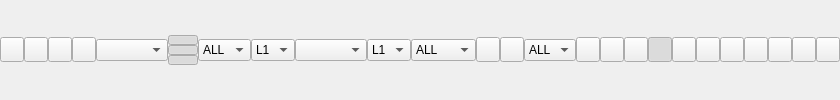
           <widget class="QWidget" name="Panel10" native="true">
            <property name="enabled">
             <bool>true</bool>
            </property>
            <property name="sizePolicy">
             <sizepolicy hsizetype="Preferred" vsizetype="Fixed">
              <horstretch>0</horstretch>
              <verstretch>0</verstretch>
             </sizepolicy>
            </property>
            <property name="toolTip">
             <string/>
            </property>
            <property name="text" stdset="0">
             <string/>
            </property>
            <layout class="QHBoxLayout" name="horizontalLayout">
             <property name="spacing">
              <number>0</number>
             </property>
             <property name="leftMargin">
              <number>0</number>
             </property>
             <property name="topMargin">
              <number>0</number>
             </property>
             <property name="rightMargin">
              <number>0</number>
             </property>
             <property name="bottomMargin">
              <number>0</number>
             </property>
             <item>
              <widget class="QToolButton" name="BtnConnect">
               <property name="enabled">
                <bool>true</bool>
               </property>
               <property name="maximumSize">
                <size>
                 <width>25</width>
                 <height>25</height>
                </size>
               </property>
               <property name="toolTip">
                <string>Connect/Disconnect</string>
               </property>
               <property name="text">
                <string/>
               </property>
               <property name="icon">
                <iconset resource="../rtkconv_qt/rtkconv_qt.qrc">
                 <normaloff>:/buttons/connect1.bmp</normaloff>
                 <normalon>:/buttons/connect2.bmp</normalon>:/buttons/connect1.bmp</iconset>
               </property>
               <property name="checkable">
                <bool>true</bool>
               </property>
              </widget>
             </item>
             <item>
              <widget class="QToolButton" name="BtnSol1">
               <property name="enabled">
                <bool>true</bool>
               </property>
               <property name="maximumSize">
                <size>
                 <width>25</width>
                 <height>25</height>
                </size>
               </property>
               <property name="toolTip">
                <string>Data 1</string>
               </property>
               <property name="text">
                <string/>
               </property>
               <property name="icon">
                <iconset resource="../rtkconv_qt/rtkconv_qt.qrc">
                 <normaloff>:/buttons/data1.bmp</normaloff>:/buttons/data1.bmp</iconset>
               </property>
               <property name="checkable">
                <bool>true</bool>
               </property>
              </widget>
             </item>
             <item>
              <widget class="QToolButton" name="BtnSol2">
               <property name="enabled">
                <bool>true</bool>
               </property>
               <property name="maximumSize">
                <size>
                 <width>25</width>
                 <height>25</height>
                </size>
               </property>
               <property name="toolTip">
                <string>Data 2</string>
               </property>
               <property name="text">
                <string/>
               </property>
               <property name="icon">
                <iconset resource="../rtkconv_qt/rtkconv_qt.qrc">
                 <normaloff>:/buttons/data2.bmp</normaloff>:/buttons/data2.bmp</iconset>
               </property>
               <property name="checkable">
                <bool>true</bool>
               </property>
              </widget>
             </item>
             <item>
              <widget class="QToolButton" name="BtnSol12">
               <property name="enabled">
                <bool>true</bool>
               </property>
               <property name="maximumSize">
                <size>
                 <width>25</width>
                 <height>25</height>
                </size>
               </property>
               <property name="toolTip">
                <string>Data 1-2</string>
               </property>
               <property name="text">
                <string/>
               </property>
               <property name="icon">
                <iconset resource="../rtkconv_qt/rtkconv_qt.qrc">
                 <normaloff>:/buttons/data12.bmp</normaloff>:/buttons/data12.bmp</iconset>
               </property>
               <property name="checkable">
                <bool>true</bool>
               </property>
              </widget>
             </item>
             <item>
              <widget class="QWidget" name="Panel101" native="true">
               <property name="enabled">
                <bool>true</bool>
               </property>
               <property name="toolTip">
                <string/>
               </property>
               <property name="text" stdset="0">
                <string/>
               </property>
               <layout class="QHBoxLayout" name="horizontalLayout_2">
                <property name="spacing">
                 <number>0</number>
                </property>
                <property name="leftMargin">
                 <number>0</number>
                </property>
                <property name="topMargin">
                 <number>0</number>
                </property>
                <property name="rightMargin">
                 <number>0</number>
                </property>
                <property name="bottomMargin">
                 <number>0</number>
                </property>
                <item>
                 <widget class="QComboBox" name="PlotTypeS">
                  <property name="enabled">
                   <bool>true</bool>
                  </property>
                  <property name="sizePolicy">
                   <sizepolicy hsizetype="Minimum" vsizetype="Fixed">
                    <horstretch>0</horstretch>
                    <verstretch>0</verstretch>
                   </sizepolicy>
                  </property>
                  <property name="toolTip">
                   <string/>
                  </property>
                 </widget>
                </item>
               </layout>
              </widget>
             </item>
             <item>
              <widget class="QWidget" name="Panel102" native="true">
               <property name="enabled">
                <bool>true</bool>
               </property>
               <property name="sizePolicy">
                <sizepolicy hsizetype="Preferred" vsizetype="Fixed">
                 <horstretch>0</horstretch>
                 <verstretch>0</verstretch>
                </sizepolicy>
               </property>
               <property name="maximumSize">
                <size>
                 <width>30</width>
                 <height>30</height>
                </size>
               </property>
               <property name="toolTip">
                <string/>
               </property>
               <property name="text" stdset="0">
                <string/>
               </property>
               <layout class="QVBoxLayout" name="verticalLayout">
                <property name="spacing">
                 <number>0</number>
                </property>
                <property name="leftMargin">
                 <number>0</number>
                </property>
                <property name="topMargin">
                 <number>0</number>
                </property>
                <property name="rightMargin">
                 <number>0</number>
                </property>
                <property name="bottomMargin">
                 <number>0</number>
                </property>
                <item>
                 <widget class="QPushButton" name="BtnOn1">
                  <property name="enabled">
                   <bool>true</bool>
                  </property>
                  <property name="toolTip">
                   <string>Plot1</string>
                  </property>
                  <property name="text">
                   <string/>
                  </property>
                  <property name="checkable">
                   <bool>true</bool>
                  </property>
                  <property name="checked">
                   <bool>true</bool>
                  </property>
                 </widget>
                </item>
                <item>
                 <widget class="QPushButton" name="BtnOn2">
                  <property name="enabled">
                   <bool>true</bool>
                  </property>
                  <property name="toolTip">
                   <string>Plot2</string>
                  </property>
                  <property name="text">
                   <string/>
                  </property>
                  <property name="checkable">
                   <bool>true</bool>
                  </property>
                  <property name="checked">
                   <bool>true</bool>
                  </property>
                 </widget>
                </item>
                <item>
                 <widget class="QPushButton" name="BtnOn3">
                  <property name="enabled">
                   <bool>true</bool>
                  </property>
                  <property name="sizePolicy">
                   <sizepolicy hsizetype="Fixed" vsizetype="Preferred">
                    <horstretch>0</horstretch>
                    <verstretch>0</verstretch>
                   </sizepolicy>
                  </property>
                  <property name="toolTip">
                   <string>Plot3</string>
                  </property>
                  <property name="text">
                   <string/>
                  </property>
                  <property name="checkable">
                   <bool>true</bool>
                  </property>
                  <property name="checked">
                   <bool>true</bool>
                  </property>
                 </widget>
                </item>
               </layout>
              </widget>
             </item>
             <item>
              <widget class="QWidget" name="Panel103" native="true">
               <property name="enabled">
                <bool>true</bool>
               </property>
               <property name="toolTip">
                <string/>
               </property>
               <property name="text" stdset="0">
                <string/>
               </property>
               <layout class="QHBoxLayout" name="horizontalLayout_3">
                <property name="spacing">
                 <number>0</number>
                </property>
                <property name="leftMargin">
                 <number>0</number>
                </property>
                <property name="topMargin">
                 <number>0</number>
                </property>
                <property name="rightMargin">
                 <number>0</number>
                </property>
                <property name="bottomMargin">
                 <number>0</number>
                </property>
                <item>
                 <widget class="QComboBox" name="QFlag">
                  <property name="enabled">
                   <bool>true</bool>
                  </property>
                  <property name="sizePolicy">
                   <sizepolicy hsizetype="Minimum" vsizetype="Fixed">
                    <horstretch>0</horstretch>
                    <verstretch>0</verstretch>
                   </sizepolicy>
                  </property>
                  <property name="toolTip">
                   <string>Quality Flag</string>
                  </property>
                  <item>
                   <property name="text">
                    <string>ALL</string>
                   </property>
                  </item>
                  <item>
                   <property name="text">
                    <string>Q=1</string>
                   </property>
                  </item>
                  <item>
                   <property name="text">
                    <string>Q=2</string>
                   </property>
                  </item>
                  <item>
                   <property name="text">
                    <string>Q=3</string>
                   </property>
                  </item>
                  <item>
                   <property name="text">
                    <string>Q=4</string>
                   </property>
                  </item>
                  <item>
                   <property name="text">
                    <string>Q=5</string>
                   </property>
                  </item>
                  <item>
                   <property name="text">
                    <string>Q=6</string>
                   </property>
                  </item>
                 </widget>
                </item>
                <item>
                 <widget class="QComboBox" name="ObsType2">
                  <property name="enabled">
                   <bool>true</bool>
                  </property>
                  <property name="sizePolicy">
                   <sizepolicy hsizetype="Minimum" vsizetype="Fixed">
                    <horstretch>0</horstretch>
                    <verstretch>0</verstretch>
                   </sizepolicy>
                  </property>
                  <property name="toolTip">
                   <string>Freq Type</string>
                  </property>
                  <item>
                   <property name="text">
                    <string>L1</string>
                   </property>
                  </item>
                  <item>
                   <property name="text">
                    <string>L2</string>
                   </property>
                  </item>
                 </widget>
                </item>
                <item>
                 <widget class="QComboBox" name="ObsType">
                  <property name="enabled">
                   <bool>true</bool>
                  </property>
                  <property name="sizePolicy">
                   <sizepolicy hsizetype="Minimum" vsizetype="Fixed">
                    <horstretch>0</horstretch>
                    <verstretch>0</verstretch>
                   </sizepolicy>
                  </property>
                  <property name="toolTip">
                   <string>Obs Type</string>
                  </property>
                 </widget>
                </item>
                <item>
                 <widget class="QComboBox" name="FrqType">
                  <property name="enabled">
                   <bool>true</bool>
                  </property>
                  <property name="sizePolicy">
                   <sizepolicy hsizetype="Minimum" vsizetype="Fixed">
                    <horstretch>0</horstretch>
                    <verstretch>0</verstretch>
                   </sizepolicy>
                  </property>
                  <property name="toolTip">
                   <string>Freq Type</string>
                  </property>
                  <item>
                   <property name="text">
                    <string>L1</string>
                   </property>
                  </item>
                  <item>
                   <property name="text">
                    <string>L2</string>
                   </property>
                  </item>
                 </widget>
                </item>
                <item>
                 <widget class="QComboBox" name="DopType">
                  <property name="enabled">
                   <bool>true</bool>
                  </property>
                  <property name="sizePolicy">
                   <sizepolicy hsizetype="Minimum" vsizetype="Fixed">
                    <horstretch>0</horstretch>
                    <verstretch>0</verstretch>
                   </sizepolicy>
                  </property>
                  <property name="toolTip">
                   <string>Dop Type</string>
                  </property>
                  <item>
                   <property name="text">
                    <string>ALL</string>
                   </property>
                  </item>
                  <item>
                   <property name="text">
                    <string>NSAT</string>
                   </property>
                  </item>
                  <item>
                   <property name="text">
                    <string>GDOP</string>
                   </property>
                  </item>
                  <item>
                   <property name="text">
                    <string>PDOP</string>
                   </property>
                  </item>
                  <item>
                   <property name="text">
                    <string>HDOP</string>
                   </property>
                  </item>
                  <item>
                   <property name="text">
                    <string>VDOP</string>
                   </property>
                  </item>
                 </widget>
                </item>
               </layout>
              </widget>
             </item>
             <item>
              <widget class="QWidget" name="Panel104" native="true">
               <property name="enabled">
                <bool>true</bool>
               </property>
               <property name="toolTip">
                <string/>
               </property>
               <property name="text" stdset="0">
                <string/>
               </property>
               <layout class="QHBoxLayout" name="horizontalLayout_4">
                <property name="spacing">
                 <number>0</number>
                </property>
                <property name="leftMargin">
                 <number>0</number>
                </property>
                <property name="topMargin">
                 <number>0</number>
                </property>
                <property name="rightMargin">
                 <number>0</number>
                </property>
                <property name="bottomMargin">
                 <number>0</number>
                </property>
                <item>
                 <widget class="QToolButton" name="BtnCenterOri">
                  <property name="enabled">
                   <bool>true</bool>
                  </property>
                  <property name="maximumSize">
                   <size>
                    <width>25</width>
                    <height>25</height>
                   </size>
                  </property>
                  <property name="toolTip">
                   <string>Center Origin</string>
                  </property>
                  <property name="text">
                   <string/>
                  </property>
                  <property name="icon">
                   <iconset resource="../rtkconv_qt/rtkconv_qt.qrc">
                    <normaloff>:/buttons/trackc.bmp</normaloff>:/buttons/trackc.bmp</iconset>
                  </property>
                 </widget>
                </item>
                <item>
                 <widget class="QToolButton" name="BtnRangeList">
                  <property name="enabled">
                   <bool>true</bool>
                  </property>
                  <property name="maximumSize">
                   <size>
                    <width>25</width>
                    <height>25</height>
                   </size>
                  </property>
                  <property name="toolTip">
                   <string/>
                  </property>
                  <property name="text">
                   <string/>
                  </property>
                  <property name="icon">
                   <iconset resource="../rtkconv_qt/rtkconv_qt.qrc">
                    <normaloff>:/buttons/down.bmp</normaloff>:/buttons/down.bmp</iconset>
                  </property>
                 </widget>
                </item>
                <item>
                 <widget class="QComboBox" name="SatList">
                  <property name="enabled">
                   <bool>true</bool>
                  </property>
                  <property name="sizePolicy">
                   <sizepolicy hsizetype="MinimumExpanding" vsizetype="Fixed">
                    <horstretch>0</horstretch>
                    <verstretch>0</verstretch>
                   </sizepolicy>
                  </property>
                  <property name="toolTip">
                   <string>Satllite List</string>
                  </property>
                  <item>
                   <property name="text">
                    <string>ALL</string>
                   </property>
                  </item>
                 </widget>
                </item>
               </layout>
              </widget>
             </item>
             <item>
              <widget class="QToolButton" name="BtnFitHoriz">
               <property name="enabled">
                <bool>true</bool>
               </property>
               <property name="maximumSize">
                <size>
                 <width>25</width>
                 <height>25</height>
                </size>
               </property>
               <property name="toolTip">
                <string>Fit Horizontal</string>
               </property>
               <property name="text">
                <string/>
               </property>
               <property name="icon">
                <iconset resource="../rtkconv_qt/rtkconv_qt.qrc">
                 <normaloff>:/buttons/fith.bmp</normaloff>:/buttons/fith.bmp</iconset>
               </property>
              </widget>
             </item>
             <item>
              <widget class="QToolButton" name="BtnFitVert">
               <property name="enabled">
                <bool>true</bool>
               </property>
               <property name="maximumSize">
                <size>
                 <width>25</width>
                 <height>25</height>
                </size>
               </property>
               <property name="toolTip">
                <string>Fit Vertical</string>
               </property>
               <property name="text">
                <string/>
               </property>
               <property name="icon">
                <iconset resource="../rtkconv_qt/rtkconv_qt.qrc">
                 <normaloff>:/buttons/fitv.bmp</normaloff>:/buttons/fitv.bmp</iconset>
               </property>
              </widget>
             </item>
             <item>
              <widget class="QToolButton" name="BtnShowTrack">
               <property name="enabled">
                <bool>true</bool>
               </property>
               <property name="maximumSize">
                <size>
                 <width>25</width>
                 <height>25</height>
                </size>
               </property>
               <property name="toolTip">
                <string>Show Track Point</string>
               </property>
               <property name="text">
                <string/>
               </property>
               <property name="icon">
                <iconset resource="../rtkconv_qt/rtkconv_qt.qrc">
                 <normaloff>:/buttons/point.bmp</normaloff>:/buttons/point.bmp</iconset>
               </property>
               <property name="checkable">
                <bool>true</bool>
               </property>
              </widget>
             </item>
             <item>
              <widget class="QToolButton" name="BtnShowSkyplot">
               <property name="enabled">
                <bool>true</bool>
               </property>
               <property name="maximumSize">
                <size>
                 <width>25</width>
                 <height>25</height>
                </size>
               </property>
               <property name="toolTip">
                <string>Show Skyplot</string>
               </property>
               <property name="text">
                <string/>
               </property>
               <property name="icon">
                <iconset resource="../rtkconv_qt/rtkconv_qt.qrc">
                 <normaloff>:/buttons/trackc.bmp</normaloff>:/buttons/trackc.bmp</iconset>
               </property>
               <property name="checkable">
                <bool>true</bool>
               </property>
               <property name="checked">
                <bool>true</bool>
               </property>
              </widget>
             </item>
             <item>
              <widget class="QToolButton" name="BtnShowImg">
               <property name="enabled">
                <bool>true</bool>
               </property>
               <property name="maximumSize">
                <size>
                 <width>25</width>
                 <height>25</height>
                </size>
               </property>
               <property name="toolTip">
                <string>Map/Sky Image</string>
               </property>
               <property name="text">
                <string/>
               </property>
               <property name="icon">
                <iconset resource="../rtkconv_qt/rtkconv_qt.qrc">
                 <normaloff>:/buttons/map.bmp</normaloff>:/buttons/map.bmp</iconset>
               </property>
               <property name="checkable">
                <bool>true</bool>
               </property>
              </widget>
             </item>
             <item>
              <widget class="QToolButton" name="BtnFixCent">
               <property name="enabled">
                <bool>true</bool>
               </property>
               <property name="maximumSize">
                <size>
                 <width>25</width>
                 <height>25</height>
                </size>
               </property>
               <property name="toolTip">
                <string>Fix Track Center</string>
               </property>
               <property name="text">
                <string/>
               </property>
               <property name="icon">
                <iconset resource="../rtkconv_qt/rtkconv_qt.qrc">
                 <normaloff>:/buttons/trackc.bmp</normaloff>:/buttons/trackc.bmp</iconset>
               </property>
               <property name="checkable">
                <bool>true</bool>
               </property>
              </widget>
             </item>
             <item>
              <widget class="QToolButton" name="BtnFixHoriz">
               <property name="enabled">
                <bool>true</bool>
               </property>
               <property name="maximumSize">
                <size>
                 <width>25</width>
                 <height>25</height>
                </size>
               </property>
               <property name="toolTip">
                <string>Fix Track Horizotal</string>
               </property>
               <property name="text">
                <string/>
               </property>
               <property name="icon">
                <iconset resource="../rtkconv_qt/rtkconv_qt.qrc">
                 <normaloff>:/buttons/track.bmp</normaloff>:/buttons/track.bmp</iconset>
               </property>
               <property name="checkable">
                <bool>true</bool>
               </property>
              </widget>
             </item>
             <item>
              <widget class="QToolButton" name="BtnFixVert">
               <property name="enabled">
                <bool>true</bool>
               </property>
               <property name="maximumSize">
                <size>
                 <width>25</width>
                 <height>25</height>
                </size>
               </property>
               <property name="toolTip">
                <string>Fix Track Vertical</string>
               </property>
               <property name="text">
                <string/>
               </property>
               <property name="icon">
                <iconset resource="../rtkconv_qt/rtkconv_qt.qrc">
                 <normaloff>:/buttons/track.bmp</normaloff>:/buttons/track.bmp</iconset>
               </property>
               <property name="checkable">
                <bool>true</bool>
               </property>
              </widget>
             </item>
             <item>
              <widget class="QToolButton" name="BtnShowMap">
               <property name="enabled">
                <bool>true</bool>
               </property>
               <property name="maximumSize">
                <size>
                 <width>25</width>
                 <height>25</height>
                </size>
               </property>
               <property name="toolTip">
                <string>Show Map/Waypoint</string>
               </property>
               <property name="text">
                <string/>
               </property>
               <property name="icon">
                <iconset resource="../rtkconv_qt/rtkconv_qt.qrc">
                 <normaloff>:/buttons/showp.bmp</normaloff>:/buttons/showp.bmp</iconset>
               </property>
               <property name="checkable">
                <bool>true</bool>
               </property>
              </widget>
             </item>
             <item>
              <widget class="QToolButton" name="BtnGE">
               <property name="enabled">
                <bool>true</bool>
               </property>
               <property name="maximumSize">
                <size>
                 <width>25</width>
                 <height>25</height>
                </size>
               </property>
               <property name="toolTip">
                <string>Google Earth View</string>
               </property>
               <property name="text">
                <string/>
               </property>
               <property name="icon">
                <iconset resource="../rtkconv_qt/rtkconv_qt.qrc">
                 <normaloff>:/buttons/ge.bmp</normaloff>:/buttons/ge.bmp</iconset>
               </property>
              </widget>
             </item>
             <item>
              <widget class="QToolButton" name="BtnGM">
               <property name="enabled">
                <bool>true</bool>
               </property>
               <property name="maximumSize">
                <size>
                 <width>25</width>
                 <height>25</height>
                </size>
               </property>
               <property name="toolTip">
                <string>Google Map View</string>
               </property>
               <property name="text">
                <string/>
               </property>
               <property name="icon">
                <iconset resource="../rtkconv_qt/rtkconv_qt.qrc">
                 <normaloff>:/buttons/gm.bmp</normaloff>:/buttons/gm.bmp</iconset>
               </property>
              </widget>
             </item>
            </layout>
           </widget>
